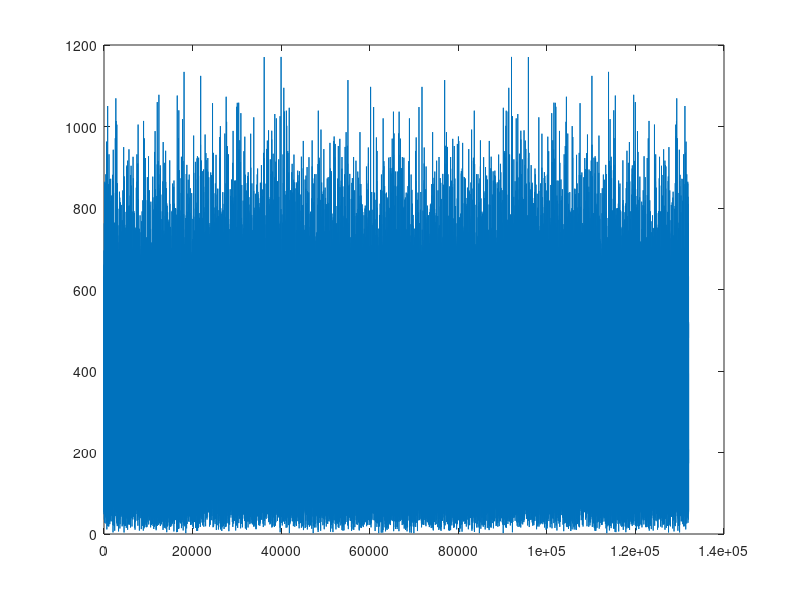

Here is the MATLAB script that generated this plot: (Note: this script raises an error after producing the figure.)
% lfpcpsbciexample makes example sounds for 2D bci control with LFP and cps

T_trial = 3; %seconds, total length of example
dt = 1/44e3; %seconds, time step

noise.amp = 15;

lfp.amp_on = 30;
lfp.amp_off = 10;
lfp.freq = 30; %Hz

spike.amp = 80;
spike.freq = 1e3; %Hz
spike.rate = [20 30]; %Hz
spike.sync = 10*2*T_trial/3; %spikes, total number of synchronous spikes
spike.jitter = 0.005; %seconds


t = 0:dt:T_trial;
midpoint = floor(length(t)/2);
randSeed = rand('seed'); % store random number generator seed
%% Raw extracellular recordings

% start with gaussian white noise for the background
sound.noise = randn(size(t));

%%%DEBUG
% Verify that noise is white
plot(abs(fftshift(fft(sound.noise))))
%%%

% Generate LFP oscillation
sound.lfp = sin(2*pi*lfp.freq*t);
sound.lfp(1:midpoint) = lfp(1:midpoint)*lfp.amp_off; % use amp_off for first half
sound.lfp(midpoint:end) = lfp(midpoint:end)*lfp.amp_on; % use amp_on for 2nd half

% Generate spikes
strobe = makeSpikeTrains3(spike.rate, spike.sync, T_trial-1/spike.freq, dt, spike.jitter);
% strobe signal is high for one timestep at the beginning of each spike.
% convolve the strobe with the waveform of a single spike to get spike
% signal
sound.spikes = conv( strobe, sin( linspace(0,2*pi,1/spike.freq/dt) ) );

sound.raw = sound.noise + sound.lfp + sound.spikes;

%% Take LFP and synchrony measurements

% do fft to get power spectrum
Fs = 1000;                    % Sampling frequency
T = 1/Fs;                     % Sample time
L = 1000;                     % Length of signal
t = (0:L-1)*T;                % Time vector
% Sum of a 50 Hz sinusoid and a 120 Hz sinusoid
x = 0.7*sin(2*pi*50*t) + sin(2*pi*120*t); 
y = x + 2*randn(size(t));     % Sinusoids plus noise
plot(Fs*t(1:50),y(1:50))
title('Signal Corrupted with Zero-Mean Random Noise')
xlabel('time (milliseconds)')

% get power in lfp band

% do cps